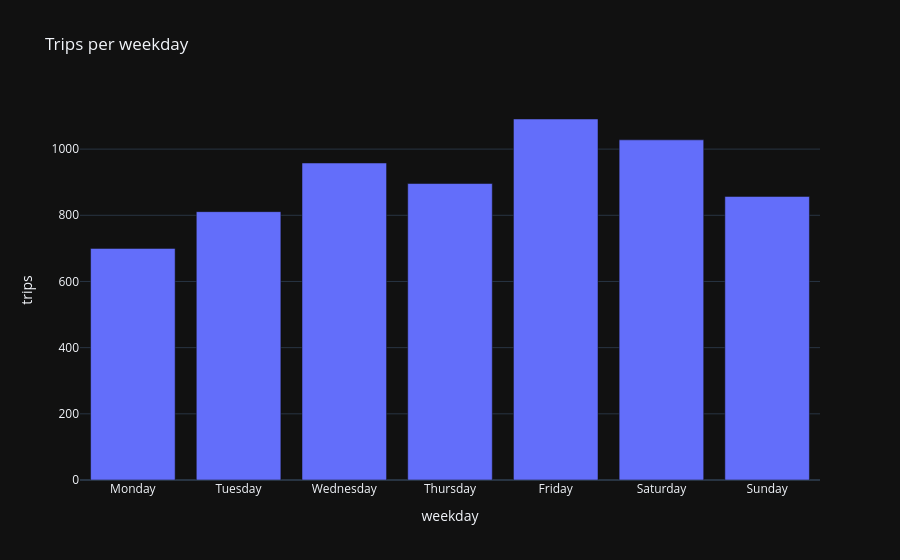

Here is the notebook cell this chart was saved with:
### Code cell
fig = px.bar(trips_day, x="weekday", y="trips",
             category_orders={"weekday": ["Monday", "Tuesday", "Wednesday", "Thursday",
                                          "Friday", "Saturday", "Sunday"]},
             title="Trips per weekday")
fig.show()

### Figure 1 — Plotly figure (JSON) as saved in the notebook; plotly's stock layout.template omitted (floating-point values rounded to 4 significant figures)
{"data": [{"hovertemplate": "weekday=%{x}<br>trips=%{y}<extra></extra>", "legendgroup": "", "marker": {"color": "#636efa", "pattern": {"shape": ""}}, "name": "", "orientation": "v", "showlegend": false, "textposition": "auto", "x": ["Friday", "Monday", "Saturday", "Sunday", "Thursday", "Tuesday", "Wednesday"], "xaxis": "x", "y": [1091, 700, 1028, 857, 896, 811, 958], "yaxis": "y", "type": "bar"}], "layout": {"xaxis": {"anchor": "y", "domain": [0.0, 1.0], "title": {"text": "weekday"}, "categoryorder": "array", "categoryarray": ["Monday", "Tuesday", "Wednesday", "Thursday", "Friday", "Saturday", "Sunday"]}, "yaxis": {"anchor": "x", "domain": [0.0, 1.0], "title": {"text": "trips"}}, "legend": {"tracegroupgap": 0}, "title": {"text": "Trips per weekday"}, "barmode": "relative"}}
